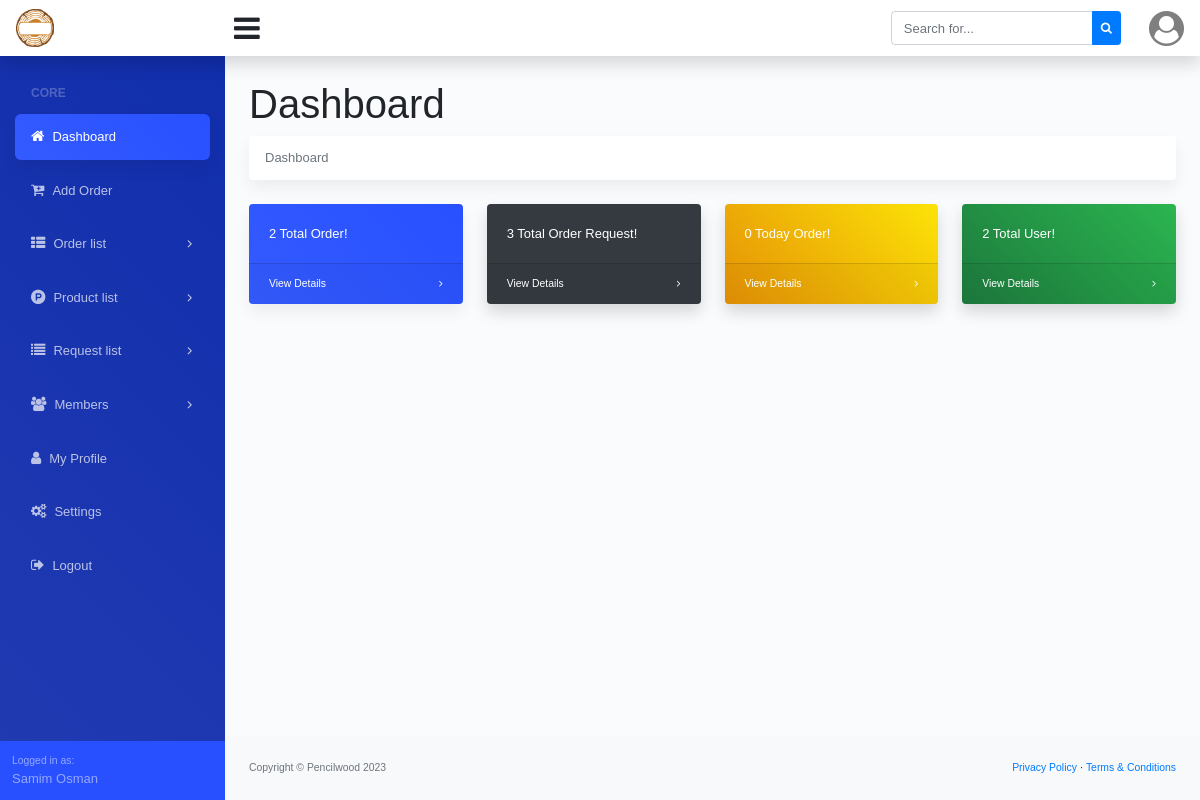
Page / (signed in) on the earlier database version.
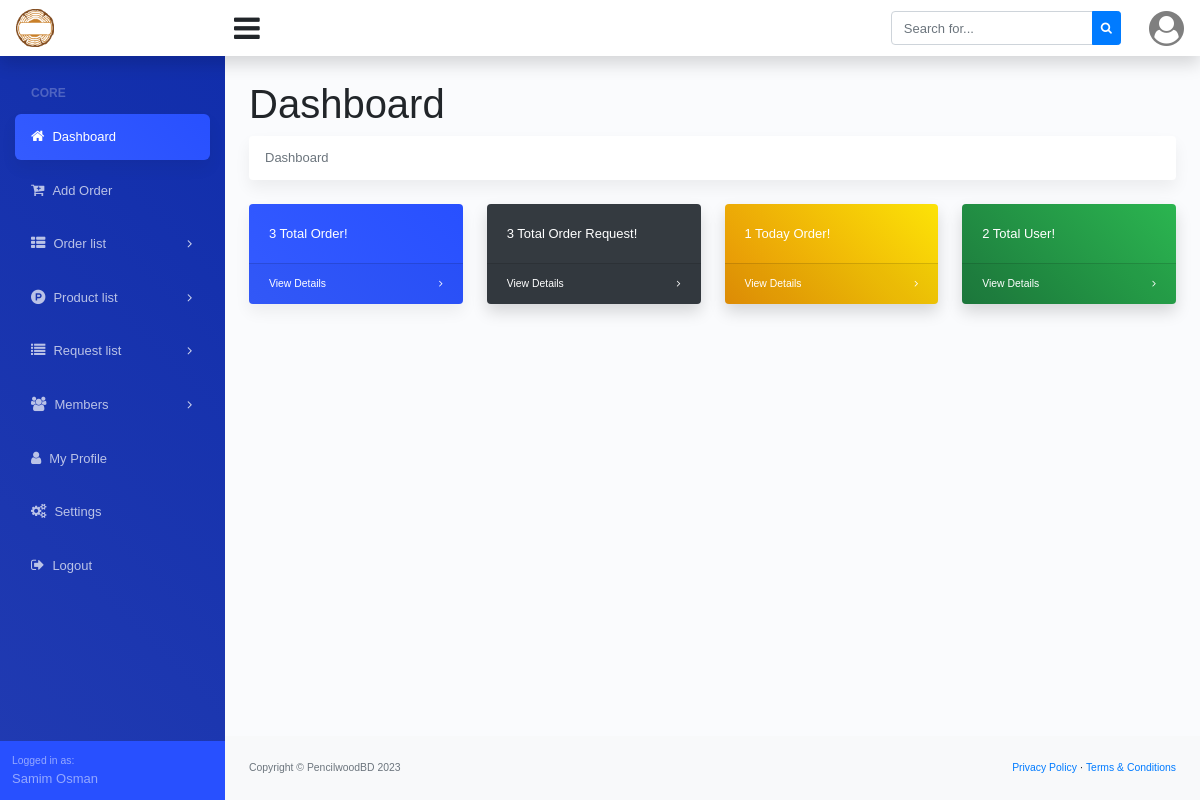
Same page on the later database version.
### dashboard/models.py (models this page shows, shortened)
class Site_Settings(models.Model):
    fav_icon = models.ImageField(upload_to='logo/', blank=True, null=True)
    logo = models.ImageField(upload_to='logo/', blank=True, null=True)
    website_name = models.CharField(max_length=200, blank=True, null=True)
    website_title = models.CharField(max_length=1000, blank=True, null=True)
    copyright_company = models.CharField(max_length=200)
    copyright_year = models.CharField(max_length=4)

### dashboard/views.py (the view)
# urls.py: path('', dashboard, name='dashboard'),
@login_required
def dashboard(request):
    order = Order.objects.all().order_by('-id')
    order_request = OrderRequest.objects.all().order_by('-id')
    user = Custom_User.objects.all()
    today = timezone.now().date()
    today_orders = order.filter(order_date__date=today)
    context = {
        'user': user, 'order': order, 'today_orders': today_orders, 'order_request': order_request
    }
    return render(request, 'dashboard/dashboard.html', context)

### dashboard/context_processor.py (called while the page is built)
def website_settings(request):
    website_setting = Site_Settings.objects.all().first()
    return {'website_setting': website_setting}

### templates/dashboard/dashboard.html (shortened to what this page needs)
{% extends '../base.html' %}
{% block dashboard_body %}
    <div class="container-fluid">
        <h1 class="mt-4">Dashboard</h1>
        <ol class="breadcrumb mb-4">
            <li class="breadcrumb-item active">Dashboard</li>
        </ol>
        <div class="row">
            <div class="col-xl-3 col-md-6">
                <div class="card bg-primary text-white mb-4">
                    <div class="card-body">{{order.count}} Total Order!</div>
                    <div class="card-footer d-flex align-items-center justify-content-between">
                        <a class="small text-white stretched-link" href="{% url 'order_list' %}">View Details</a>
                        <div class="small text-white"><i class="fa fa-angle-right"></i></div>
                    </div>
                </div>
            </div>
            <div class="col-xl-3 col-md-6">
                <div class="card bg-dark text-white mb-4">
                    <div class="card-body">{{order_request.count}} Total Order Request!</div>
                    <div class="card-footer d-flex align-items-center justify-content-between">
                        <a class="small text-white stretched-link" href="{% url 'order_request_list' %}">View Details</a>
                        <div class="small text-white"><i class="fa fa-angle-right"></i></div>
                    </div>
                </div>
            </div>
            <div class="col-xl-3 col-md-6">
                <div class="card bg-warning text-white mb-4">
                    <div class="card-body">{{today_orders.count}} Today Order!</div>
                    <div class="card-footer d-flex align-items-center justify-content-between">
                        <a class="small text-white stretched-link" href="{% url 'order_list' %}?filter=today">View Details</a>
                        <div class="small text-white"><i class="fa fa-angle-right"></i></div>
                    </div>
                </div>
            </div>
            <div class="col-xl-3 col-md-6">
                <div class="card bg-success text-white mb-4">
                    <div class="card-body">{{user.count}} Total User!</div>
                    <div class="card-footer d-flex align-items-center justify-content-between">
                        <a class="small text-white stretched-link" href="{% url 'member_list' %}">View Details</a>
                        <div class="small text-white"><i class="fa fa-angle-right"></i></div>
                    </div>
                </div>
            </div>
        </div>
    </div>
{% endblock dashboard_body %}

### templates/base.html (shortened to what this page needs)
{% load static %}
<!DOCTYPE html>
<html lang="en">
<head>
  <link href="https://cdn.jsdelivr.net/npm/bootstrap@5.3.2/dist/css/bootstrap.min.css" rel="stylesheet"
>
  <link href="{% static 'assets/css/dataTables.bootstrap4.min.css' %}" rel="stylesheet">
  <link href="{% static 'assets/css/styles.css' %}" rel="stylesheet" />
  <link rel="stylesheet" href="https://cdnjs.cloudflare.com/ajax/libs/font-awesome/4.7.0/css/font-awesome.min.css">
</head>
<body class="sb-nav-fixed">
  {% include './navbar.html' %}
  <div id="layoutSidenav">
    <div id="layoutSidenav_nav">
      {% include './side_navbar.html' %}
    </div>
    <div id="layoutSidenav_content">
      {% block dashboard_body %}
      {% endblock dashboard_body %}
      <footer class="py-4 bg-light mt-auto">
        <div class="container-fluid">
          <div class="d-flex align-items-center justify-content-between small">
            <div class="text-muted">Copyright &copy; {{website_setting.copyright_company}} {{website_setting.copyright_year}}</div>
            <div>
              <a href="">Privacy Policy</a>
              &middot;
              <a href="">Terms &amp; Conditions</a>
            </div>
          </div>
        </div>
      </footer>
    </div>
  </div>
</body>
</html>

### templates/navbar.html (shortened to what this page needs)
{% load static %}
<nav class="sb-topnav navbar navbar-expand navbar-light bg-white shadow-sm">
    <a class="navbar-brand" href="{% url 'dashboard' %}">
        <img alt="logo" src="{{website_setting.logo.url}}" width="60%">
    </a>
    <button class="btn btn-link btn-sm order-1 order-lg-0" id="sidebarToggle" href="#"
        style="font-size: 30px !important;"><i class="fa fa-bars"></i></button>
    <form class="d-none d-md-inline-block form-inline ml-auto mr-0 mr-md-3 my-2 my-md-0">
        <div class="input-group">
            <input class="form-control" type="text" placeholder="Search for..." aria-label="Search"
                aria-describedby="basic-addon2" />
            <div class="input-group-append">
                <button class="btn btn-primary btn-sm" type="button"><i class="fa fa-search"></i></button>
            </div>
        </div>
    </form>
    <ul class="navbar-nav ml-auto ml-md-0">
        <li class="nav-item dropdown no-arrow ml-1 osahan-profile-dropdown">
            <a class="nav-link dropdown-toggle pr-0" href="#" role="button" data-toggle="dropdown" aria-haspopup="true"
                aria-expanded="false">
                <i class="fa fa-user-circle" style="font-size: 35px;"></i>
            </a>
        </li>
    </ul>
</nav>

Differences in the rows shown:
changed Site_Settings: copyright_company "Pencilwood" → "PencilwoodBD"
Other differences:
{{ order.count }}: "2" → "3"
{{ today_orders.count }}: "0" → "1"
